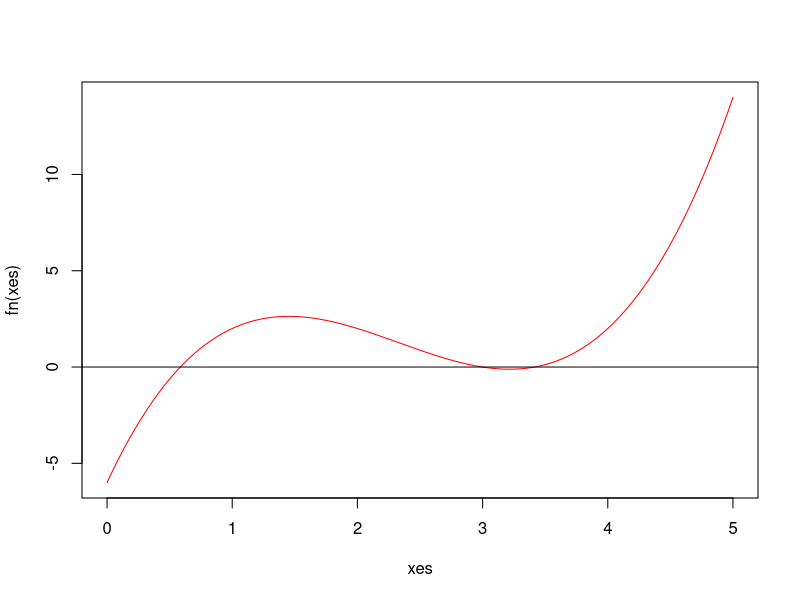

This chart was generated by the following R code:
# Soluciones de las ecuaciones en una variable
# Algoritmos del capitulo 2 del libro Analisis Numerico 10ma edicion. Burden
# Encuentran las raices de la funcion.
#

fn <- function(x) #Funcion 
{
  f <- x^3 - 7*x^2 + 14*x - 6
  return(f)
}

dfn <- function(x) # Derivada de la funcion para para Newton Raphson
{
  df <- 3*x^2 - 14*x + 14
  return(df)
}

g <- function(x){ # Funcion g(x) para la iteracion de punto fijo
  gn <- -(x^3 - 7*x^2 - 6)/14
  return(gn)
}

# Metodo de Biseccion ----
metodo_biseccion <- function(a,b,tol,n)
{
  if(fn(a)*fn(b) < 0)
  {
    #Paso 1
    i = 1
    funA = fn(a)
    #Paso 2
    while(i <= n)
    {
      #Paso 3
      p = a + (b-a)/2 
      funP = fn(p)
      #Paso 4
      if(funP == 0 || (b-a)/2 < tol)
      {
        return(p)
      }
      #Paso 5
      i = i + 1
      #Paso 6
      if(funA * funP > 0)
      {
        a = p
        funA = funP 
      } else{
        b = p
      }
    }
    #Paso 7
    return(paste('El metodo fallo luego de ', n, 'iteraciones'))
  }
  else
  {
    return("No se cumple el teorema de bolzano")
  }
}

# Metodo de Newton Raphson ----
newton_raphson <- function(p0, tol, n)
{
  #Paso 1
  i = 1
  #Paso 2
  while(i <= n)
  {
    #Paso 3
    p = p0 - fn(p0)/dfn(p0)
    #Paso 4
    if(abs(p - p0) < tol)
      return(p)
    #Paso 5
    i = i + 1
    #Paso 6
    p0 = p
  }
  #Paso 7
  return(paste('El metodo fallo luego de ', n, 'iteraciones'))
}

# Metodo de Secante ----
metodo_secante <- function(p0, p1, tol, n)
{
  #Paso 1
  i = 2
  q0 = fn(p0)
  q1 = fn(p1)
  #Paso 2
  while(i <= n)
  {
    #Paso 3
    p = p1 -(q1*(p1 - p0))/(q1 - q0)
    #Paso 4
    if(abs(p - p1) < tol)
    {
      return(p)
    }
    #Paso 5
    i = i + 1
    #Paso 6
    p0 = p1
    q0 = q1
    p1 = p
    q1 = fn(p)
  }
  #Paso 7
  return(paste('El metodo fallo luego de ', n, 'iteraciones'))
}

# Metodo de falsa posicion ----
falsa_posicion <- function(p0, p1, tol, n)
{
  if(fn(p0)*fn(p1) < 0)
  {
    #Paso 1
    i = 2
    q0 = fn(p0)
    q1 = fn(p1)
    #Paso 2
    while(i <= n)
    {
      #Paso 3
      p = p1 -(q1*(p1 - p0))/(q1 - q0)
      #Paso 4
      if(abs(p - p1) < tol)
      {
        return(p)
      }
      #Paso 5
      i = i + 1
      q = fn(p)
      #Paso 6
      if(q * q1 < 0)
      {
        p0 = p1
        q0 = q1
      }
      #Paso 7
      p1 = p
      q1 = q
    }
    #Paso 8
    return(paste('El metodo fallo luego de ', n, 'iteraciones'))
  } else 
    return("No se cumple el teorema de bolzano")
}

# Metodo de punto fijo ----
# Este metodo requiere una funcion un funcion g(x) proveniente de f(x).
# Consultar bibliografia.

punto_fijo <- function(p0,tol,n)
{
  #Paso 1
  i = 1
  #Paso 2
  while(i <= n)
  {
    #Paso 3
    p = g(p0)
    #Paso 4
    if(abs(p-p0) < tol)
    {
      return(p)
    }
    #Paso 5
    i = i + 1
    #Paso 6
    p0 = p
  }
  #Paso 7
  return(paste('El metodo fallo luego de ', n, 'iteraciones'))
}

# Ejemplos ----

#Para visualizar mas decimales utilizar
options(digits = 16)

#Dibujo de la funcion a la cual se le buscaran las raices
xes = seq(from=0, to=5, by=0.01)
plot(xes, fn(xes), type="l", col="red")
abline(h=0)

#Pruebas
#Se pueden cambiar las raices encontrar cambiando los puntos iniciales.
b = (metodo_biseccion(3.2, 5, 0.1^17, 100)) # 3.414213562373098
n = newton_raphson(4, 0.0000001, 200) #3.414213562373097
s = metodo_secante(3.1, 3.6, 0.0000001, 200) #3.414213562373095
f = falsa_posicion(3.1, 3.6, 0.0000001, 200) #3.414213535857162
p = punto_fijo(3.01, 0.0000000000001, 1000) #3.414213562372043

fn(b) # El resultado es 0, por lo que se verifica que en b hay una raiz.
